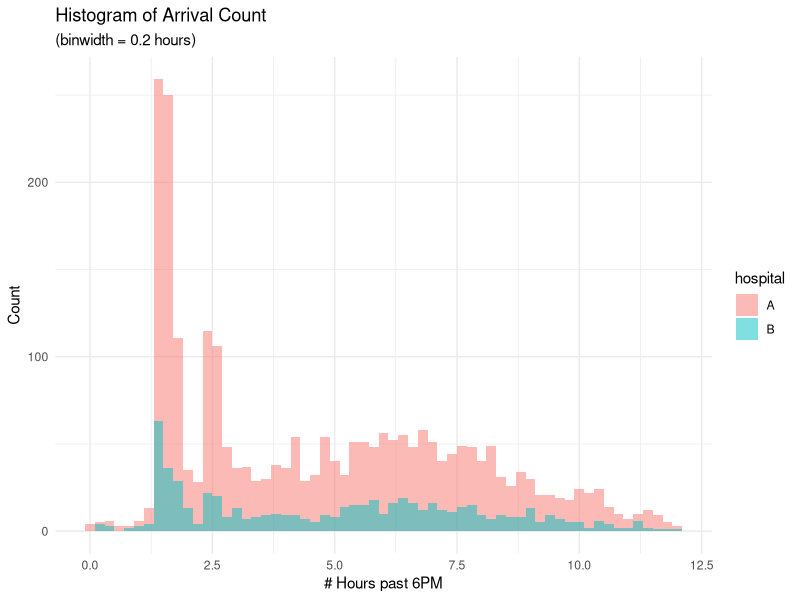

This figure's R source:
## ---- chunk 1
#| label: load-packages-data
#| message: false

library(tidyverse)
library(scales)
library(knitr)
library(ggplot2)
library(tidyr)
library(dplyr)
library(lme4)
## ---- chunk 2
# Read the CSV file into a dataframe
surgery_df <- read.csv("surgery_times.csv")

# View the first few rows of the dataframe
head(surgery_df)

## ---- chunk 3
# Assuming your dataframe is named 'surgery_df'
surgery_df$recalibrated_time_hour <- ifelse(surgery_df$hour >= 18.00 & surgery_df$hour <= 23.99, surgery_df$hour - 18.00,
                                       ifelse(surgery_df$hour >= 0.00 & surgery_df$hour < 6.00, surgery_df$hour + 6.00,
                                              ifelse(surgery_df$hour >= 6.00 & surgery_df$hour < 12.00, surgery_df$hour - 6.00, surgery_df$hour)))


surgery_df$recalibrated_time_minutes <- (surgery_df$recalibrated_time_hour * 60)

# View the updated dataframe
head(surgery_df)


mean(surgery_df$recalibrated_time_hour)

## ---- chunk 4
# Fit a logistic regression model
model <- glm(complication == "Yes" ~ hospital + age + dow, data = surgery_df, family = binomial)

# Summarize the model
summary(model)

## ---- chunk 5
hospital_counts <- count(surgery_df, hospital)

hospital_counts
## ---- chunk 6
p <- ggplot(surgery_df, aes(x = recalibrated_time_hour, fill = hospital)) +
  geom_histogram(binwidth = .2, alpha = 0.5, position = "identity") +
  labs(title = "Histogram of Arrival Count", subtitle = "(binwidth = 0.2 hours)", x = "# Hours past 6PM", y = "Count") +
  theme_minimal()


p
## ---- chunk 7

hospital_A_surgery <- surgery_df[surgery_df$hospital == "A", ]
hospital_B_surgery <- surgery_df[surgery_df$hospital == "B", ]

## ---- chunk 8
t.test(hospital_A_surgery$recalibrated_time_minutes, hospital_B_surgery$recalibrated_time_minutes, var.equal=FALSE)
## ---- chunk 9
Model_with_random_effects <- glmer(complication == "Yes" ~ age + recalibrated_time_minutes + (1 | hospital), data = surgery_df, family = binomial)

summary(Model_with_random_effects)
